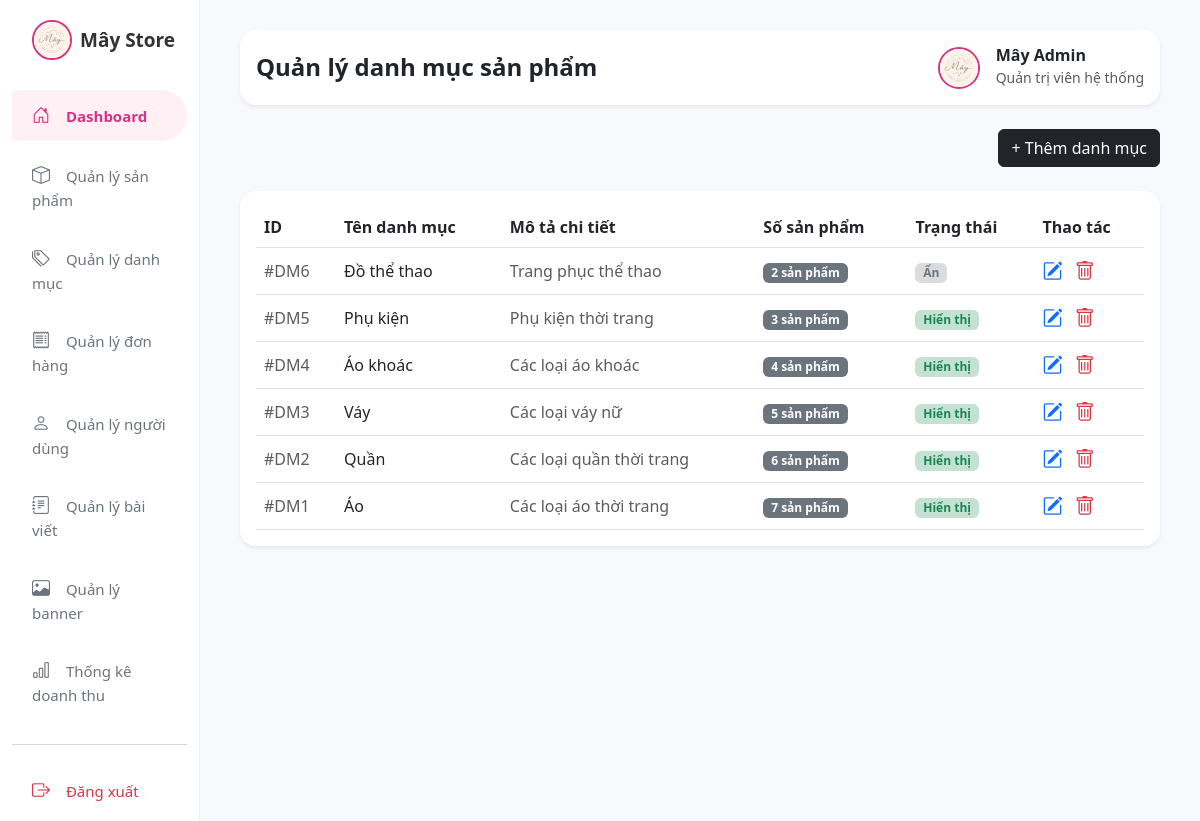
Screenshot of /admin/categories/index.php with the database file from the repository.
### tables this page shows
CREATE TABLE categories (
    id INT AUTO_INCREMENT PRIMARY KEY,
    name VARCHAR(100) NOT NULL,
    description TEXT,
    status INT DEFAULT 1
);

### admin/categories/index.php (the view, shortened to what this page needs)
<?php
require_once '../../includes/database.php';
$result = $conn->query("SELECT categories.*, (SELECT COUNT(*) FROM products WHERE products.category_id = categories.id) as product_count FROM categories ORDER BY id DESC");
?>
<!DOCTYPE html>
<html lang="vi">
<head>
    <link href="https://cdn.jsdelivr.net/npm/bootstrap@5.3.0/dist/css/bootstrap.min.css" rel="stylesheet">
    <link href="https://cdn.jsdelivr.net/npm/bootstrap-icons@1.10.5/font/bootstrap-icons.css" rel="stylesheet">
    <link rel="stylesheet" href="../../assets/css/style.css">
</head>
<body>
<div class="container-fluid">
<div class="row">
<div class="col-12 col-md-3 col-lg-2 sidebar">
    <div class="collapse d-md-block" id="adminMenu">
        <div class="sidebar-logo d-flex align-items-center gap-2">
            <img src="../../uploads/images/logomay.jpg" alt="Mây Store" style="width:40px;height:40px;object-fit:cover;border-radius:50%;border:2px solid #d63384;">
            <span style="color:#333;font-size:19px;">Mây Store</span>
        </div>
        <nav class="d-flex flex-wrap flex-md-column gap-1">
            <a href="../dashboard.php" class="active"><i class="bi bi-house-door"></i> Dashboard</a>
            <a href="../products/index.php"><i class="bi bi-box"></i> Quản lý sản phẩm</a>
            <a href="../categories/index.php"><i class="bi bi-tags"></i> Quản lý danh mục</a>
            <a href="../orders/index.php"><i class="bi bi-receipt"></i> Quản lý đơn hàng</a>
            <a href="../users/index.php"><i class="bi bi-person"></i> Quản lý người dùng</a>
            <a href="../posts/index.php"><i class="bi bi-journal-text"></i> Quản lý bài viết</a>
            <a href="../banners/index.php"><i class="bi bi-image"></i> Quản lý banner</a>
            <a href="../statistics.php"><i class="bi bi-bar-chart"></i> Thống kê doanh thu</a>
            <hr class="my-3 text-muted w-100">
            <a href="../../fashion-store/logout.php" class="text-danger"><i class="bi bi-box-arrow-right"></i> Đăng xuất</a>
        </nav>
    </div>
</div>
            <div class="col-md-10 main-content">
                <div class="d-flex justify-content-between align-items-center mb-4 bg-white p-3 rounded-4 shadow-sm">
                    <h4 class="fw-bold mb-0 text-dark">Quản lý danh mục sản phẩm</h4>
                    <div class="d-flex align-items-center gap-3">
                        <img src="../../uploads/images/logomay.jpg" alt="Admin" style="width: 42px; height: 42px; object-fit: cover; border-radius: 50%; border: 2px solid #d63384;">
                        <div>
                            <h6 class="mb-0 fw-bold text-dark">Mây Admin</h6>
                            <small class="text-muted">Quản trị viên hệ thống</small>
                        </div>
                    </div>
                </div>
                <div class="d-flex justify-content-end mb-4">
                    <a href="create.php" class="btn btn-dark">+ Thêm danh mục</a>
                </div>
                <div class="card border-0 shadow-sm p-3 rounded-4">
                    <div class="table-responsive">
                        <table class="table align-middle mb-0">
                            <thead>
                                <tr>
                                    <th>ID</th>
                                    <th>Tên danh mục</th>
                                    <th>Mô tả chi tiết</th>
                                    <th>Số sản phẩm</th>
                                    <th>Trạng thái</th>
                                    <th>Thao tác</th>
                                </tr>
                            </thead>
                            <tbody>
                                <?php if ($result && $result->num_rows > 0): ?>
                                    <?php while($row = $result->fetch_assoc()): ?>
                                    <tr>
                                        <td class="text-muted">#DM<?= $row['id'] ?></td>
                                        <td class="fw-medium"><?= htmlspecialchars($row['name']) ?></td>
                                        <td class="text-muted" style="max-width: 300px;"><?= htmlspecialchars($row['description'] ?? 'Chưa có mô tả') ?></td>
                                        <td><span class="badge bg-secondary"><?= $row['product_count'] ?> sản phẩm</span></td>
                                        <td>
                                            <?= ($row['status'] == 1) ? '<span class="badge bg-success bg-opacity-25 text-success">Hiển thị</span>' : '<span class="badge bg-secondary bg-opacity-25 text-secondary">Ẩn</span>' ?>
                                        </td>
                                        <td>
                                            <a href="edit.php?id=<?= $row['id'] ?>" class="text-primary fs-5 me-2" title="Sửa"><i class="bi bi-pencil-square"></i></a>
                                            <a href="delete.php?id=<?= $row['id'] ?>" class="text-danger fs-5" title="Xóa" onclick="return confirm('Bạn có chắc chắn muốn xóa danh mục này?');"><i class="bi bi-trash"></i></a>
                                        </td>
                                    </tr>
                                    <?php endwhile; ?>
                                <?php else: ?>
                                    <tr><td colspan="6" class="text-center py-4 text-muted">Chưa có danh mục nào trong hệ thống.</td></tr>
                                <?php endif; ?>
                            </tbody>
                        </table>
                    </div>
                </div>
            </div>
        </div>
    </div>
</body>
</html>

### assets/css/style.css (style rules this page uses)
body { background-color: #f8f9fc; font-family: 'Segoe UI', sans-serif; overflow-x: hidden; }
.sidebar { background-color: #ffffff; border-right: 1px solid #f0f0f0; padding-top: 20px; }
.sidebar-logo { font-size: 20px; font-weight: 700; margin-bottom: 30px; padding-left: 20px; color: #000; }
.sidebar a { display: block; padding: 12px 20px; color: #6c757d; text-decoration: none; font-weight: 500; font-size: 15px; margin-bottom: 5px; border-radius: 0 30px 30px 0; }
.sidebar a:hover, .sidebar a.active { background-color: #fff0f5; color: #d63384; font-weight: 600; }
.sidebar a i { margin-right: 12px; font-size: 18px; }
.main-content { padding: 30px 40px; }

### rows the page displays
categories: id "6", name "Đồ thể thao", description "Trang phục thể thao", product_count "2", status "Ẩn"
categories: id "5", name "Phụ kiện", description "Phụ kiện thời trang", product_count "3", status "Hiển thị"
categories: id "4", name "Áo khoác", description "Các loại áo khoác", product_count "4", status "Hiển thị"
categories: id "3", name "Váy", description "Các loại váy nữ", product_count "5", status "Hiển thị"
categories: id "2", name "Quần", description "Các loại quần thời trang", product_count "6", status "Hiển thị"
categories: id "1", name "Áo", description "Các loại áo thời trang", product_count "7", status "Hiển thị"
